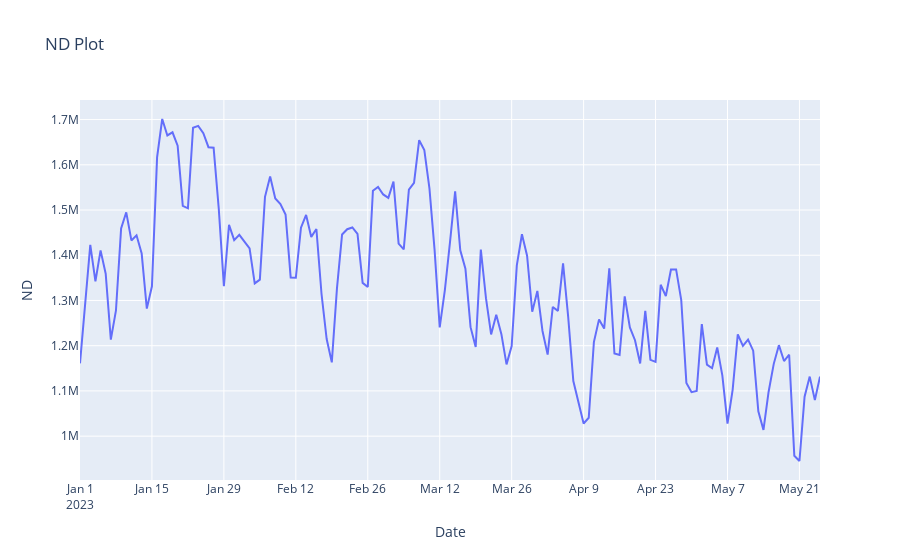

Source (notebook cell):
### Code cell
fig = go.Figure()
fig.add_trace(go.Scatter(x=df_validation_daily.index, y=df_validation_daily['ND'], mode='lines', name='ND'))
fig.update_layout(xaxis_title='Date', yaxis_title='ND', title='ND Plot')
fig.show()

### Figure 1 — Plotly figure (JSON) as saved in the notebook; plotly's stock layout.template omitted (floating-point values rounded to 4 significant figures; data arrays with more than 128 entries replaced by an {"elided": "..."} marker saying what was removed)
{"data": [{"mode": "lines", "name": "ND", "type": "scatter", "x": {"elided": "145 str values"}, "y": {"elided": "145 int values"}}], "layout": {"title": {"text": "ND Plot"}, "xaxis": {"title": {"text": "Date"}}, "yaxis": {"title": {"text": "ND"}}}}
